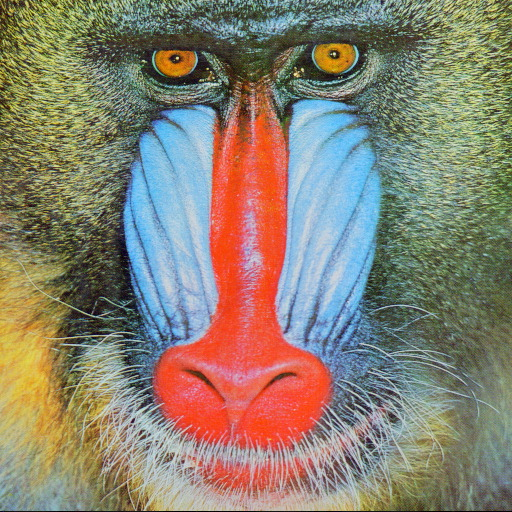
#> input picture Practical1/baboon.jpg, 512 x 512 px
$ jupyter execute --allow-errors Intro_image_processing.ipynb
#> lines starting #> are read from the running program, lines starting #| are printed output that depends on the picture; after the words box and inside, x2 and y2 are one past the last pixel; in counts of white or black regions, pixels touching at a corner belong together
[cell 1]
import numpy as np
import matplotlib.pyplot as plt
import cv2

# 2 Reading Images

[cell 2]
im1 = cv2.imread('baboon.jpg')
#> im1 is the input picture: shape (512, 512, 3); mean B, G, R 112.9, 129.1, 137.1
im2 = cv2.cvtColor(cv2.imread('baboon.jpg'), cv2.COLOR_BGR2RGB)

# image size: returns the number of rows(r) and columns(c)
print(im1.shape)
#| (512, 512, 3)
print(im2.shape)
#| (512, 512, 3)

[cell 3]
NedBlue = cv2.imread('Ned.jpeg')
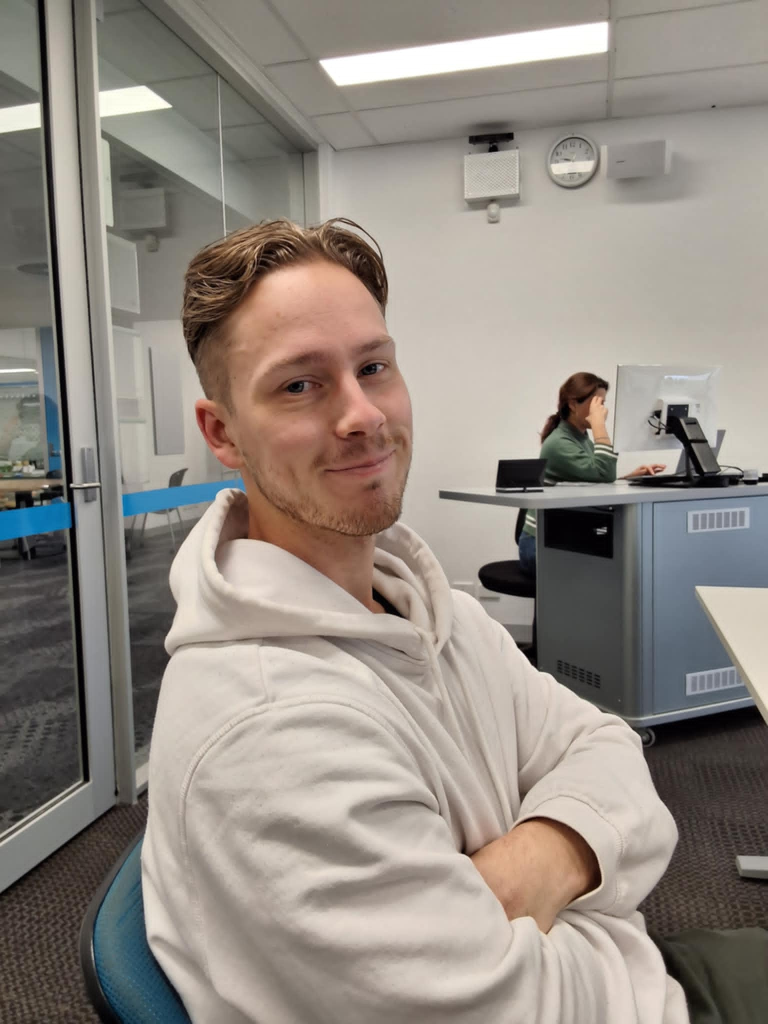
#> input picture Practical1/Ned.jpeg, 1536 x 2048 px (shown at 1/2 size)
#> NedBlue is the input picture: shape (2048, 1536, 3); mean B, G, R 131.1, 139, 147.1
Ned = cv2.cvtColor(cv2.imread('Ned.jpeg'), cv2.COLOR_BGR2RGB)
GrayNed = cv2.cvtColor(Ned, cv2.COLOR_RGB2GRAY)
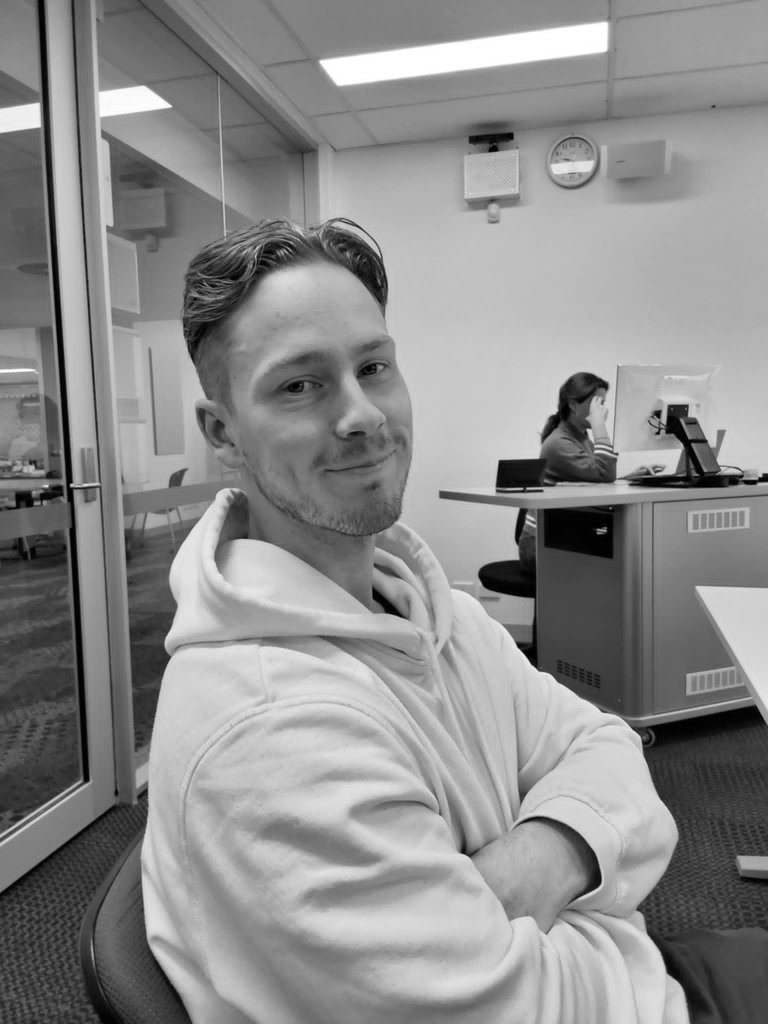
#> GrayNed: shape (2048, 1536) (shown at 1/2 size); min 0, max 255, mean 140.6
#plt.figure();plt.imshow(NedBlue);plt.axis('off')
#plt.figure();plt.imshow(Ned);plt.axis('on')
#plt.figure();plt.imshow(GrayNed, cmap='gray');plt.axis('off')

## Cast as float64
Ned64 = Ned.astype(np.float64)/255

## Crop Ned
CropNed = Ned64[260:2048, 250:1500]
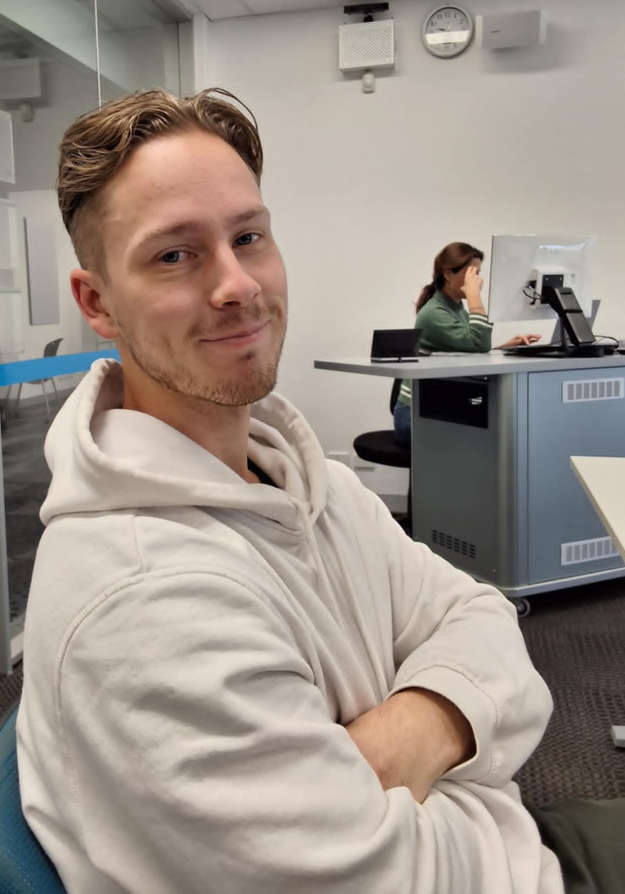
#> CropNed: shape (1788, 1250, 3) float64 (shown at 1/2 size); mean R, G, B 0.615, 0.572, 0.538
#plt.figure(); plt.imshow(CropNed); plt.title('Ned Loves to Learn'); plt.axis('off')


## Flip Ned
NedFlip = Ned64[::-1,:,:]
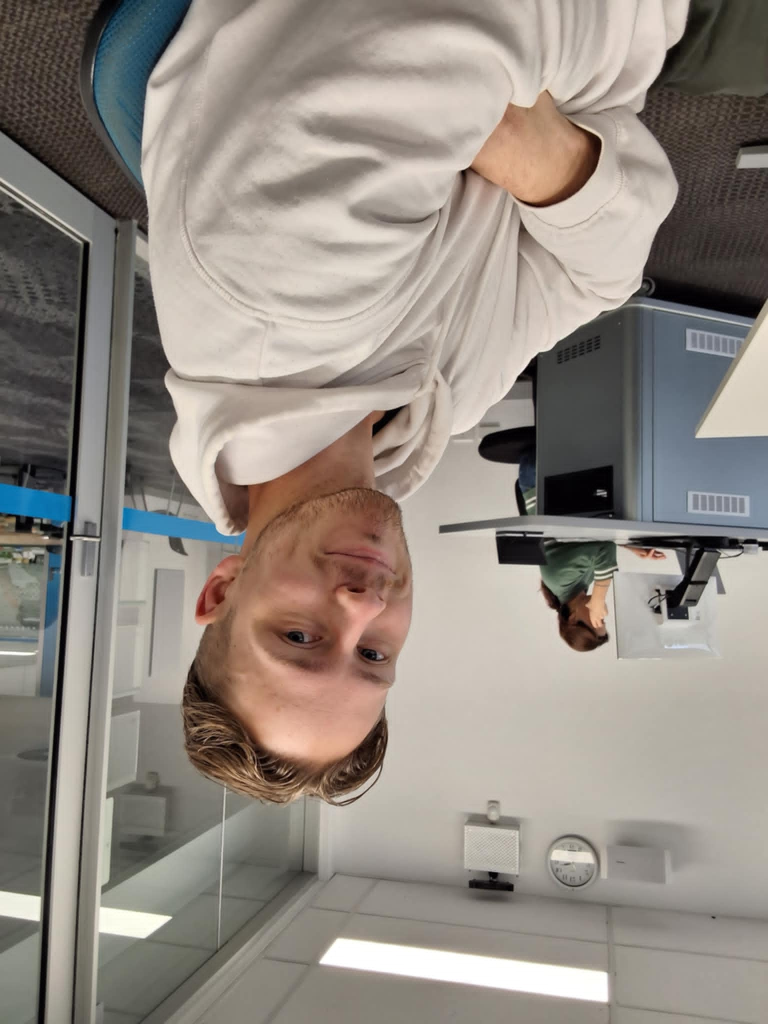
#> NedFlip: shape (2048, 1536, 3) float64 (shown at 1/2 size); mean R, G, B 0.577, 0.545, 0.514
#plt.figure(); plt.imshow(NedFlip); plt.title('Ned Loves to Learn'); plt.axis('off')

## Subsample Ned
SSNed = Ned[::100, ::100] # takeks every 100th Row/Column  of the image
#print(SSNed.shape)
#plt.figure(); plt.imshow(SSNed); plt.title('Ned Loves to Learn'); plt.axis('off')

# 3 Displaying Images
### Notice any difference between im1 and im2?

[cell 4]
# Note that in a standard python script, OpenCV displays images with the command cv2.imshow('title', image)
plt.figure();plt.imshow(im1);plt.axis('off')
plt.figure();plt.imshow(im2);plt.axis('off')

#### Attention! OpenCV reads images in BGR (Blue, Green, Red) format, while Matplotlib expects RGB (Red, Green, Blue). Therefore, we need a color convertion operation.

[cell 5]
im1 = cv2.imread('baboon.jpg')
im1 = cv2.cvtColor(im1, cv2.COLOR_BGR2RGB)  # CONVERT BGR TO RGB
plt.figure();plt.imshow(im1)

# 4 Colour Convention
### Notice a difference in new image shape?

[cell 6]
im = cv2.imread('baboon.jpg')
im_gray = cv2.cvtColor(im, cv2.COLOR_BGR2GRAY)  # CONVERT BGR TO GRAY
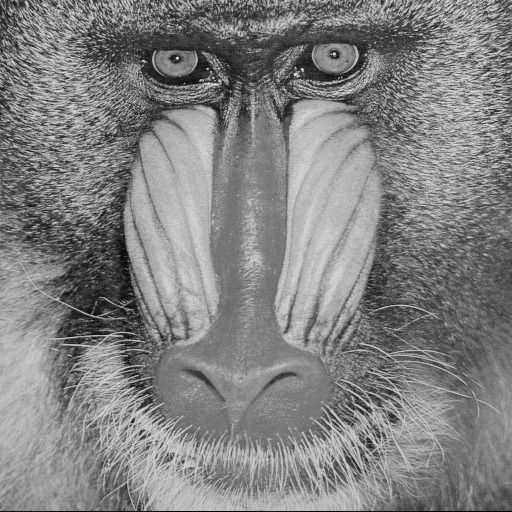
#> im_gray: shape (512, 512); min 0, max 234, mean 129.7
print(im_gray.shape)
#| (512, 512)
plt.figure()
# Note plt.imshow expects RGB images, so we can use cmap='gray' to display grayscale images
plt.imshow(im_gray, cmap='gray')

# 5 Writing Images

[cell 7]
cv2.imwrite('grey.png', im_gray)
cv2.imwrite('greyHigh.jpg', im_gray, [cv2.IMWRITE_JPEG_QUALITY, 100])  # 'quality' parameter set the level of compression achieved.
cv2.imwrite('greylow.jpg', im_gray, [cv2.IMWRITE_JPEG_QUALITY, 25])
#> Out = True

# 6 Converting between Data Classes and Image Types

[cell 8]
im = cv2.imread('baboon.jpg')
im_gray = cv2.cvtColor(im, cv2.COLOR_BGR2GRAY)  # CONVERT BGR TO GRAY
print(im_gray.dtype)
#| uint8

# 7 Data Classes & Image Types

[cell 9]
im = cv2.imread('baboon.jpg')
im_gray = cv2.cvtColor(im, cv2.COLOR_BGR2GRAY)  # CONVERT BGR TO GRAY
print(im_gray.dtype)
#| uint8

# Operations on the image in integer format vs in float format
im1 = (im_gray / 128).astype(np.uint8)*255
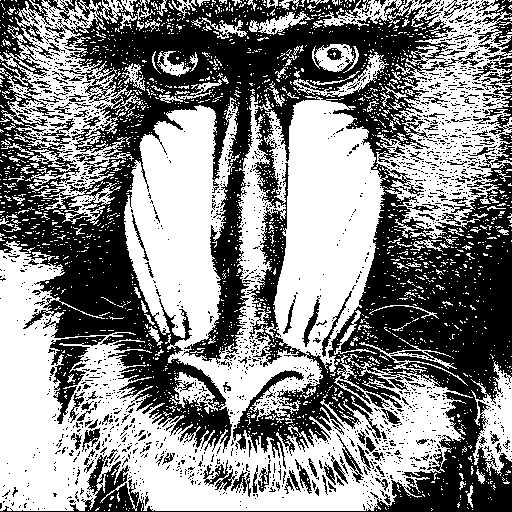
#> im1: shape (512, 512); 52.8% white; 1916 black regions (1769 under 20 px), largest, box (x1, y1, x2, y2) and area: (0, 0, 512, 512) 106761, (50, 336, 106, 424) 1562, (476, 0, 512, 60) 842
print(im.dtype)
#| uint8
im2 = (im_gray / 128).astype(np.float64)*255
#> im2: shape (512, 512) float64
print(im2.dtype)
#| float64
plt.figure();plt.imshow(im1, cmap='gray');plt.axis('off');plt.title('uint8 Image')
plt.figure();plt.imshow(im2, cmap='gray');plt.axis('off');plt.title('float64 Image')
plt.figure();plt.imshow(im2 - im1, cmap='gray');plt.axis('off');plt.title('Difference casting uint8 or float64')

# Convert image to logical (binary) image
im_log = im_gray > 120
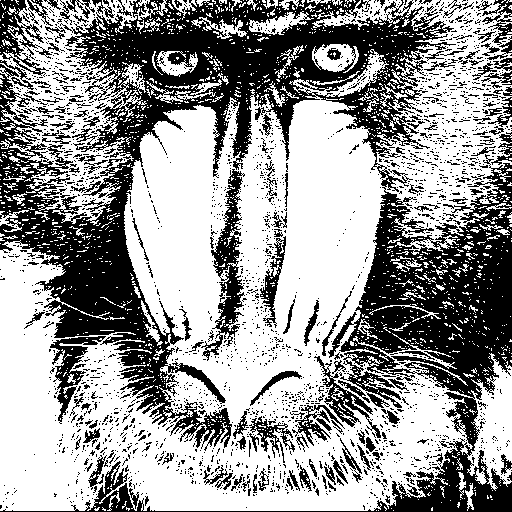
#> im_log: shape (512, 512) bool; 59.8% white; 2408 black regions (2224 under 20 px), largest, box (x1, y1, x2, y2) and area: (0, 0, 512, 512) 79012, (201, 169, 245, 361) 2623, (0, 0, 52, 77) 1426
print(im_log.dtype)
#| bool
plt.figure();plt.imshow(im_log, cmap='gray');plt.axis('off');plt.title('Logical Image (Binary)')

# Normalize intensities between 0 and 1
im_scaled = cv2.normalize(im_gray, None, 0, 1, cv2.NORM_MINMAX)
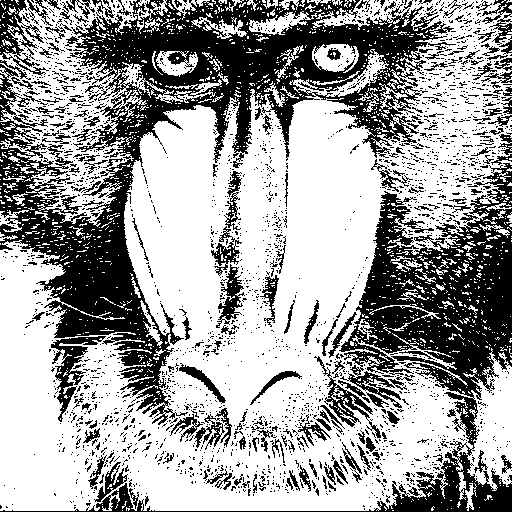
#> im_scaled: shape (512, 512); values 0 (black) and 1 (white), 62.8% white; 2543 black regions (2348 under 20 px), largest, box (x1, y1, x2, y2) and area: (0, 0, 456, 425) 45998, (0, 163, 512, 512) 25993, (0, 0, 49, 76) 1326
plt.figure();plt.imshow(im_scaled, cmap='gray');plt.title('Normalized Image (0-1 Range)');plt.axis('off')

# Low contrast image using thresholding [100, 200]
im_lowcon = np.clip(im_gray, 100, 200)
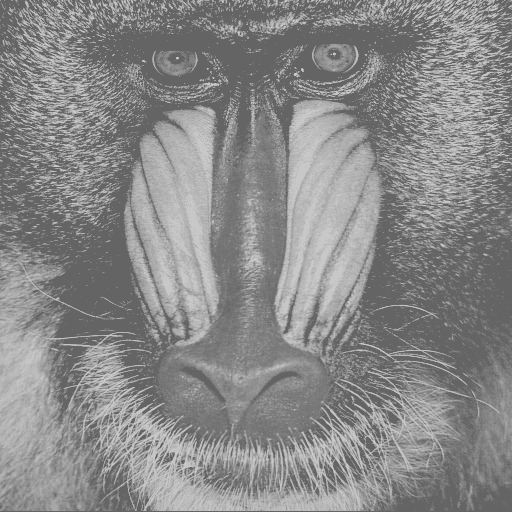
#> im_lowcon: shape (512, 512); min 100, max 200, mean 136.5
plt.figure();plt.imshow(im_lowcon, cmap='gray');plt.title('Low Contrast Image');plt.axis('off')
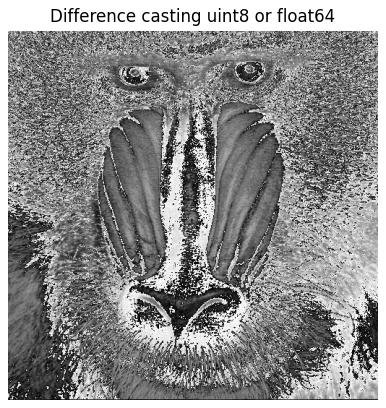
#> figure drawn by matplotlib, 1 panel
